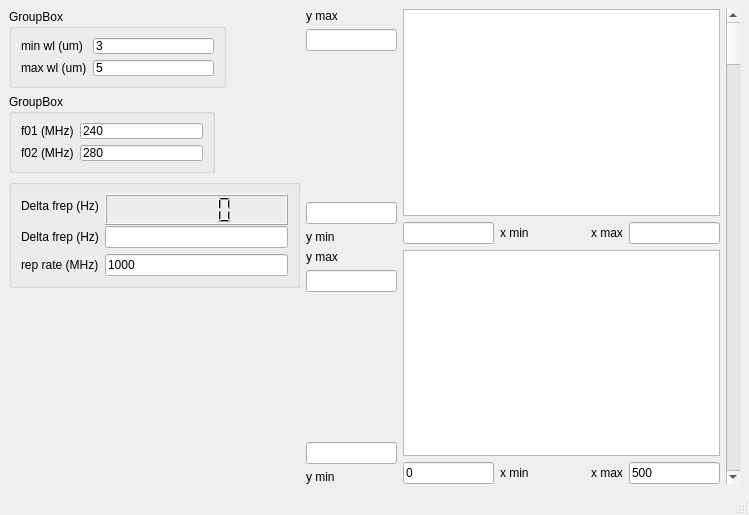
<?xml version="1.0" encoding="UTF-8"?>
<ui version="4.0">
 <class>MainWindow</class>
 <widget class="QMainWindow" name="MainWindow">
  <property name="geometry">
   <rect>
    <x>0</x>
    <y>0</y>
    <width>749</width>
    <height>515</height>
   </rect>
  </property>
  <property name="windowTitle">
   <string>MainWindow</string>
  </property>
  <widget class="QWidget" name="centralwidget">
   <layout class="QHBoxLayout" name="horizontalLayout_3">
    <item>
     <layout class="QVBoxLayout" name="verticalLayout_6">
      <item>
       <widget class="QGroupBox" name="groupBox">
        <property name="maximumSize">
         <size>
          <width>217</width>
          <height>79</height>
         </size>
        </property>
        <property name="title">
         <string>GroupBox</string>
        </property>
        <layout class="QGridLayout" name="gridLayout_3">
         <item row="0" column="0">
          <widget class="QLabel" name="label">
           <property name="text">
            <string>min wl (um)</string>
           </property>
          </widget>
         </item>
         <item row="0" column="1">
          <widget class="QLineEdit" name="le_min_wl">
           <property name="text">
            <string>3</string>
           </property>
          </widget>
         </item>
         <item row="1" column="0">
          <widget class="QLabel" name="label_2">
           <property name="text">
            <string>max wl (um)</string>
           </property>
          </widget>
         </item>
         <item row="1" column="1">
          <widget class="QLineEdit" name="le_max_wl">
           <property name="text">
            <string>5</string>
           </property>
          </widget>
         </item>
        </layout>
       </widget>
      </item>
      <item>
       <widget class="QGroupBox" name="groupBox_2">
        <property name="maximumSize">
         <size>
          <width>206</width>
          <height>79</height>
         </size>
        </property>
        <property name="title">
         <string>GroupBox</string>
        </property>
        <layout class="QGridLayout" name="gridLayout_2">
         <item row="0" column="0">
          <widget class="QLabel" name="label_9">
           <property name="text">
            <string>f01 (MHz)</string>
           </property>
          </widget>
         </item>
         <item row="0" column="1">
          <widget class="QLineEdit" name="le_f01">
           <property name="text">
            <string>240</string>
           </property>
          </widget>
         </item>
         <item row="1" column="0">
          <widget class="QLabel" name="label_10">
           <property name="text">
            <string>f02 (MHz)</string>
           </property>
          </widget>
         </item>
         <item row="1" column="1">
          <widget class="QLineEdit" name="le_f02">
           <property name="text">
            <string>280</string>
           </property>
          </widget>
         </item>
        </layout>
       </widget>
      </item>
      <item>
       <widget class="QGroupBox" name="groupBox">
        <property name="minimumSize">
         <size>
          <width>291</width>
          <height>81</height>
         </size>
        </property>
        <property name="maximumSize">
         <size>
          <width>291</width>
          <height>109</height>
         </size>
        </property>
        <layout class="QVBoxLayout" name="verticalLayout_5">
         <item>
          <layout class="QFormLayout" name="formLayout">
           <item row="0" column="0">
            <widget class="QLabel" name="label_3">
             <property name="text">
              <string>Delta frep (Hz)</string>
             </property>
            </widget>
           </item>
           <item row="0" column="1">
            <widget class="QLCDNumber" name="lcd">
             <property name="minimumSize">
              <size>
               <width>64</width>
               <height>31</height>
              </size>
             </property>
            </widget>
           </item>
          </layout>
         </item>
         <item>
          <layout class="QFormLayout" name="formLayout_3">
           <item row="0" column="0">
            <widget class="QLabel" name="label_15">
             <property name="text">
              <string>Delta frep (Hz)</string>
             </property>
            </widget>
           </item>
           <item row="0" column="1">
            <widget class="QLineEdit" name="le_dfrep"/>
           </item>
          </layout>
         </item>
         <item>
          <layout class="QFormLayout" name="formLayout_2">
           <item row="0" column="0">
            <widget class="QLabel" name="label_4">
             <property name="text">
              <string>rep rate (MHz)</string>
             </property>
            </widget>
           </item>
           <item row="0" column="1">
            <widget class="QLineEdit" name="le_rep_rate">
             <property name="text">
              <string>1000</string>
             </property>
            </widget>
           </item>
          </layout>
         </item>
        </layout>
       </widget>
      </item>
      <item>
       <spacer name="verticalSpacer_2">
        <property name="orientation">
         <enum>Qt::Vertical</enum>
        </property>
        <property name="sizeHint" stdset="0">
         <size>
          <width>20</width>
          <height>40</height>
         </size>
        </property>
       </spacer>
      </item>
     </layout>
    </item>
    <item>
     <layout class="QVBoxLayout" name="verticalLayout_11">
      <item>
       <layout class="QGridLayout" name="gridLayout">
        <item row="0" column="0">
         <layout class="QVBoxLayout" name="verticalLayout_4">
          <item>
           <layout class="QVBoxLayout" name="verticalLayout">
            <item>
             <widget class="QLabel" name="label_5">
              <property name="text">
               <string>y max</string>
              </property>
             </widget>
            </item>
            <item>
             <widget class="QLineEdit" name="le_ymax">
              <property name="maximumSize">
               <size>
                <width>91</width>
                <height>16777215</height>
               </size>
              </property>
             </widget>
            </item>
           </layout>
          </item>
          <item>
           <spacer name="verticalSpacer">
            <property name="orientation">
             <enum>Qt::Vertical</enum>
            </property>
            <property name="sizeHint" stdset="0">
             <size>
              <width>20</width>
              <height>40</height>
             </size>
            </property>
           </spacer>
          </item>
          <item>
           <layout class="QVBoxLayout" name="verticalLayout_3">
            <item>
             <widget class="QLineEdit" name="le_ymin">
              <property name="maximumSize">
               <size>
                <width>91</width>
                <height>16777215</height>
               </size>
              </property>
             </widget>
            </item>
            <item>
             <widget class="QLabel" name="label_6">
              <property name="text">
               <string>y min</string>
              </property>
             </widget>
            </item>
           </layout>
          </item>
         </layout>
        </item>
        <item row="0" column="1">
         <layout class="QVBoxLayout" name="verticalLayout_2">
          <item>
           <widget class="PlotWidget" name="gv"/>
          </item>
          <item>
           <layout class="QHBoxLayout" name="horizontalLayout">
            <item>
             <widget class="QLineEdit" name="le_xmin">
              <property name="maximumSize">
               <size>
                <width>91</width>
                <height>16777215</height>
               </size>
              </property>
             </widget>
            </item>
            <item>
             <widget class="QLabel" name="label_8">
              <property name="text">
               <string>x min</string>
              </property>
             </widget>
            </item>
            <item>
             <spacer name="horizontalSpacer">
              <property name="orientation">
               <enum>Qt::Horizontal</enum>
              </property>
              <property name="sizeHint" stdset="0">
               <size>
                <width>40</width>
                <height>20</height>
               </size>
              </property>
             </spacer>
            </item>
            <item>
             <widget class="QLabel" name="label_7">
              <property name="text">
               <string>x max</string>
              </property>
             </widget>
            </item>
            <item>
             <widget class="QLineEdit" name="le_xmax">
              <property name="maximumSize">
               <size>
                <width>91</width>
                <height>16777215</height>
               </size>
              </property>
             </widget>
            </item>
           </layout>
          </item>
         </layout>
        </item>
       </layout>
      </item>
      <item>
       <layout class="QGridLayout" name="gridLayout_4">
        <item row="0" column="0">
         <layout class="QVBoxLayout" name="verticalLayout_7">
          <item>
           <layout class="QVBoxLayout" name="verticalLayout_8">
            <item>
             <widget class="QLabel" name="label_11">
              <property name="text">
               <string>y max</string>
              </property>
             </widget>
            </item>
            <item>
             <widget class="QLineEdit" name="le_ymax_2">
              <property name="maximumSize">
               <size>
                <width>91</width>
                <height>16777215</height>
               </size>
              </property>
             </widget>
            </item>
           </layout>
          </item>
          <item>
           <spacer name="verticalSpacer_3">
            <property name="orientation">
             <enum>Qt::Vertical</enum>
            </property>
            <property name="sizeHint" stdset="0">
             <size>
              <width>20</width>
              <height>40</height>
             </size>
            </property>
           </spacer>
          </item>
          <item>
           <layout class="QVBoxLayout" name="verticalLayout_9">
            <item>
             <widget class="QLineEdit" name="le_ymin_2">
              <property name="maximumSize">
               <size>
                <width>91</width>
                <height>16777215</height>
               </size>
              </property>
             </widget>
            </item>
            <item>
             <widget class="QLabel" name="label_12">
              <property name="text">
               <string>y min</string>
              </property>
             </widget>
            </item>
           </layout>
          </item>
         </layout>
        </item>
        <item row="0" column="1">
         <layout class="QVBoxLayout" name="verticalLayout_10">
          <item>
           <widget class="PlotWidget" name="gv_2"/>
          </item>
          <item>
           <layout class="QHBoxLayout" name="horizontalLayout_2">
            <item>
             <widget class="QLineEdit" name="le_xmin_2">
              <property name="maximumSize">
               <size>
                <width>91</width>
                <height>16777215</height>
               </size>
              </property>
              <property name="text">
               <string>0</string>
              </property>
             </widget>
            </item>
            <item>
             <widget class="QLabel" name="label_13">
              <property name="text">
               <string>x min</string>
              </property>
             </widget>
            </item>
            <item>
             <spacer name="horizontalSpacer_2">
              <property name="orientation">
               <enum>Qt::Horizontal</enum>
              </property>
              <property name="sizeHint" stdset="0">
               <size>
                <width>40</width>
                <height>20</height>
               </size>
              </property>
             </spacer>
            </item>
            <item>
             <widget class="QLabel" name="label_14">
              <property name="text">
               <string>x max</string>
              </property>
             </widget>
            </item>
            <item>
             <widget class="QLineEdit" name="le_xmax_2">
              <property name="maximumSize">
               <size>
                <width>91</width>
                <height>16777215</height>
               </size>
              </property>
              <property name="text">
               <string>500</string>
              </property>
             </widget>
            </item>
           </layout>
          </item>
         </layout>
        </item>
       </layout>
      </item>
     </layout>
    </item>
    <item>
     <widget class="QScrollBar" name="verticalScrollBar">
      <property name="orientation">
       <enum>Qt::Vertical</enum>
      </property>
     </widget>
    </item>
   </layout>
  </widget>
  <widget class="QMenuBar" name="menubar">
   <property name="geometry">
    <rect>
     <x>0</x>
     <y>0</y>
     <width>749</width>
     <height>21</height>
    </rect>
   </property>
  </widget>
  <widget class="QStatusBar" name="statusbar"/>
 </widget>
 <customwidgets>
  <customwidget>
   <class>PlotWidget</class>
   <extends>QGraphicsView</extends>
   <header>PlotWidgets</header>
  </customwidget>
 </customwidgets>
 <resources/>
 <connections/>
</ui>
